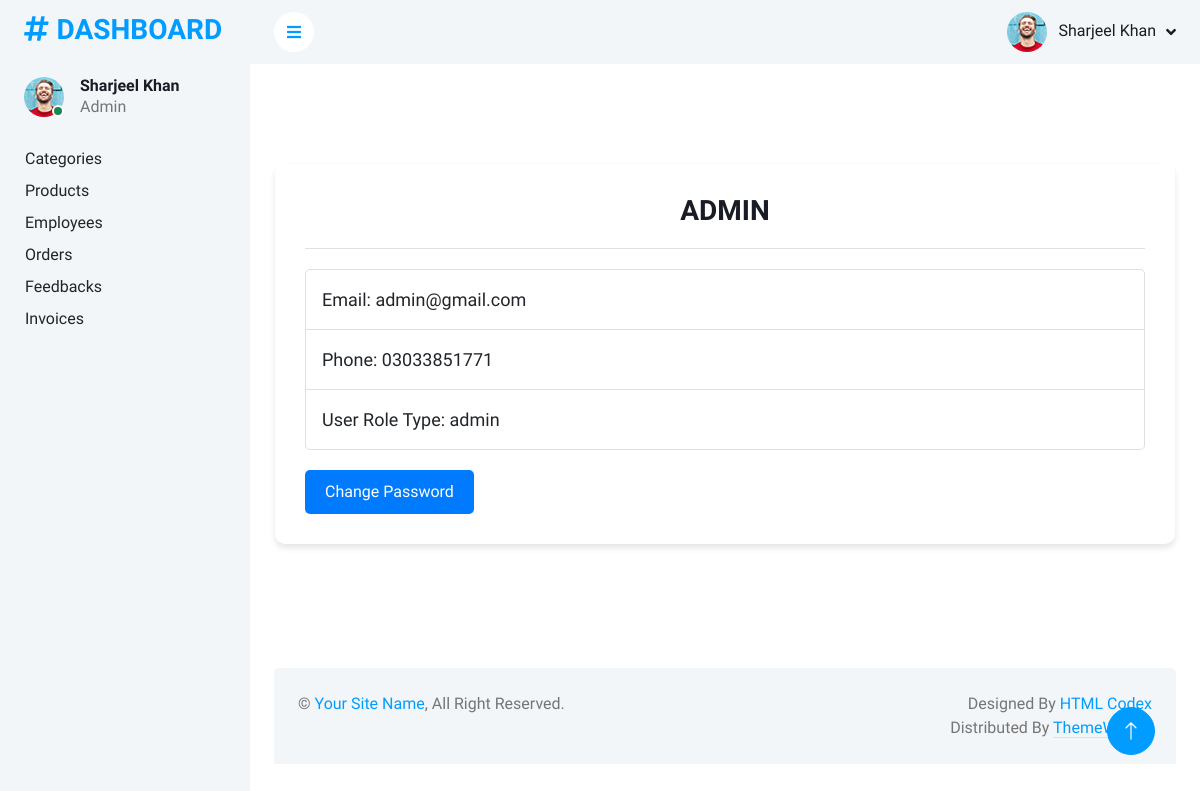
The app's page /dashmin/profile.php (signed in) with its own data.
### tables this page shows
CREATE TABLE `users` (
  `user_id` int(11) NOT NULL,
  `user_name` varchar(100) NOT NULL,
  `user_email` varchar(50) NOT NULL,
  `user_password` varchar(200) NOT NULL,
  `user_phone` varchar(11) NOT NULL,
  `user_role_type` varchar(50) NOT NULL DEFAULT 'user'
);

### dashmin/profile.php (the view, shortened to what this page needs)
<?php
include "components/header.php";
$userId = $_SESSION['userid'];
$profileQuery = $pdo->prepare("SELECT * FROM users WHERE user_id = :user_id");
$profileQuery->execute(['user_id' => $userId]);
$userData = $profileQuery->fetch(PDO::FETCH_ASSOC);
if ($userData) {
?>
    <div class="container mt-4">
        <div class="profile-container">
            <div class="profile-header">
                <h1><?php echo htmlspecialchars($userData['user_name']); ?></h1>
            </div>
            <div class="profile-details">
                <ul class="list-group">
                    <li class="p-3 list-group-item">Email: <?php echo htmlspecialchars($userData['user_email']); ?></li>
                    <li class="p-3 list-group-item">Phone: <?php echo htmlspecialchars($userData['user_phone']); ?></li>
                    <li class="p-3 list-group-item">User Role Type: <?php echo htmlspecialchars($userData['user_role_type']); ?></li>
                </ul>
            </div>
            <a href="#" class="edit-button" data-bs-toggle="modal" data-bs-target="#changePasswordModal">Change Password</a>
        </div>
    </div>
<?php
} else {
    echo "User data not found.";
}
include "components/footer.php";
?>

### dashmin/css/style.css (style rules this page uses)
:root { --primary: #009CFF; --light: #F3F6F9; --dark: #191C24; }
.profile-container { max-width: 900px; margin: 100px auto; padding: 30px; background-color: #ffffff; border-radius: 10px; box-shadow: 0 4px 6px rgba(0, 0, 0, 0.1); }
.profile-header { text-align: center; padding-bottom: 20px; border-bottom: 1px solid #e0e0e0; }
.profile-header h1 { font-size: 28px; margin: 0; }
.profile-details { padding-top: 20px; }
.profile-details ul { list-style: none; padding: 0; }
.profile-details li { padding: 10px 0; border-bottom: 1px solid #e0e0e0; font-size: 18px; }
.edit-button { display: inline-block; margin-top: 20px; padding: 10px 20px; font-size: 16px; color: #ffffff; background-color: #007bff; border: none; border-radius: 5px; text-decoration: none; text-align: center; cursor: pointer; }

### records on screen
users: user_name "ADMIN", user_email "admin@gmail.com", user_phone "03033851771", user_role_type "admin"
